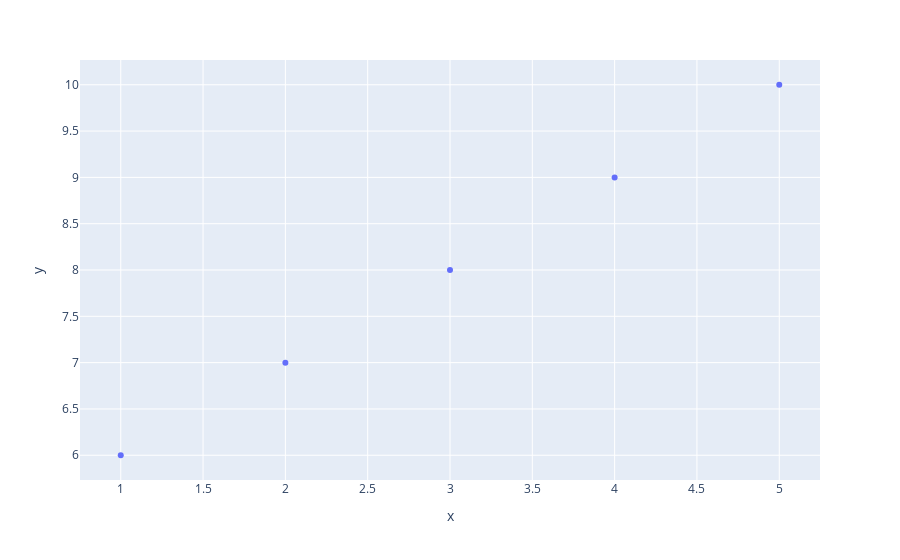

This figure's notebook cell:
### Code cell
import plotly.express as px


#figure에 scatter plot 그리기
fig = px.scatter(x=[1,2,3,4,5],y=[6,7,8,9,10])
fig.show()

### Figure 1 — Plotly figure (JSON) as saved in the notebook; plotly's stock layout.template omitted (floating-point values rounded to 4 significant figures)
{"data": [{"hovertemplate": "x=%{x}<br>y=%{y}<extra></extra>", "legendgroup": "", "marker": {"color": "#636efa", "symbol": "circle"}, "mode": "markers", "name": "", "orientation": "v", "showlegend": false, "type": "scatter", "x": [1, 2, 3, 4, 5], "xaxis": "x", "y": [6, 7, 8, 9, 10], "yaxis": "y"}], "layout": {"legend": {"tracegroupgap": 0}, "margin": {"t": 60}, "xaxis": {"anchor": "y", "domain": [0, 1], "title": {"text": "x"}}, "yaxis": {"anchor": "x", "domain": [0, 1], "title": {"text": "y"}}}}
